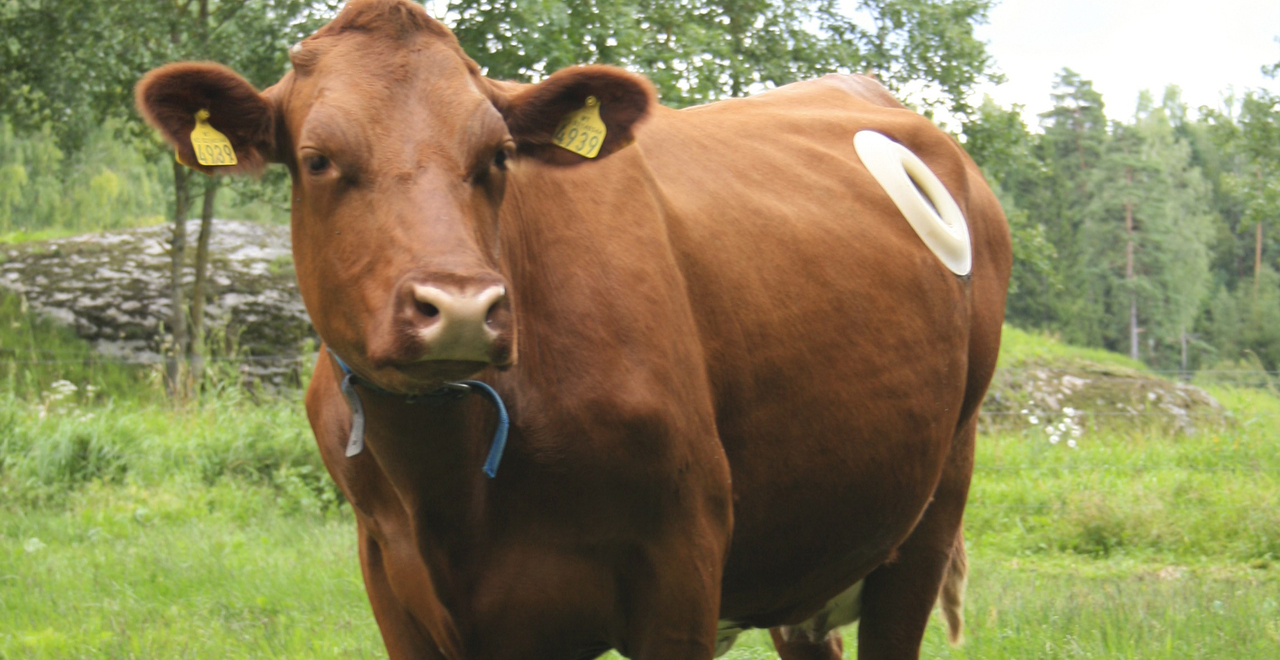
#> input picture visualization_test/dikke_koe.jpg, 1280 x 660 px
$ python utils.py
#> lines starting #> are read from the running program, lines starting #| are printed output that depends on the picture
import numpy as np

# Set seed for consistency in checks.
np.random.seed(42)

rnd_matrix = np.random.randint(0, high=10, size=(3,4, 2), dtype='l')


import cv2
import numpy as np
from matplotlib import pyplot as plt

img = cv2.imread('dikke_koe.jpg',0)
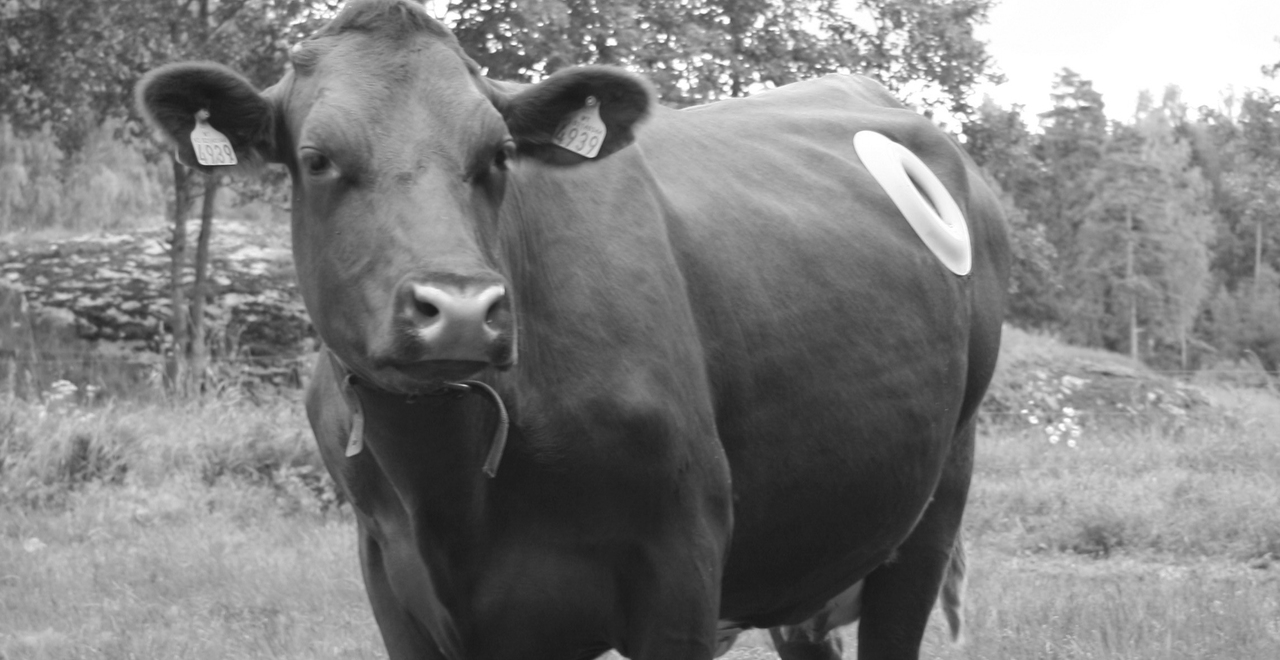
#> img: shape (660, 1280); min 22, max 255, mean 127.2
print(type(img))
#| <class 'numpy.ndarray'>
print(type(img[0]))
#| <class 'numpy.ndarray'>
print(type(img[0][0]))
#| <class 'numpy.uint8'>
print(img.shape)
#| (660, 1280)
equ = cv2.equalizeHist(img)
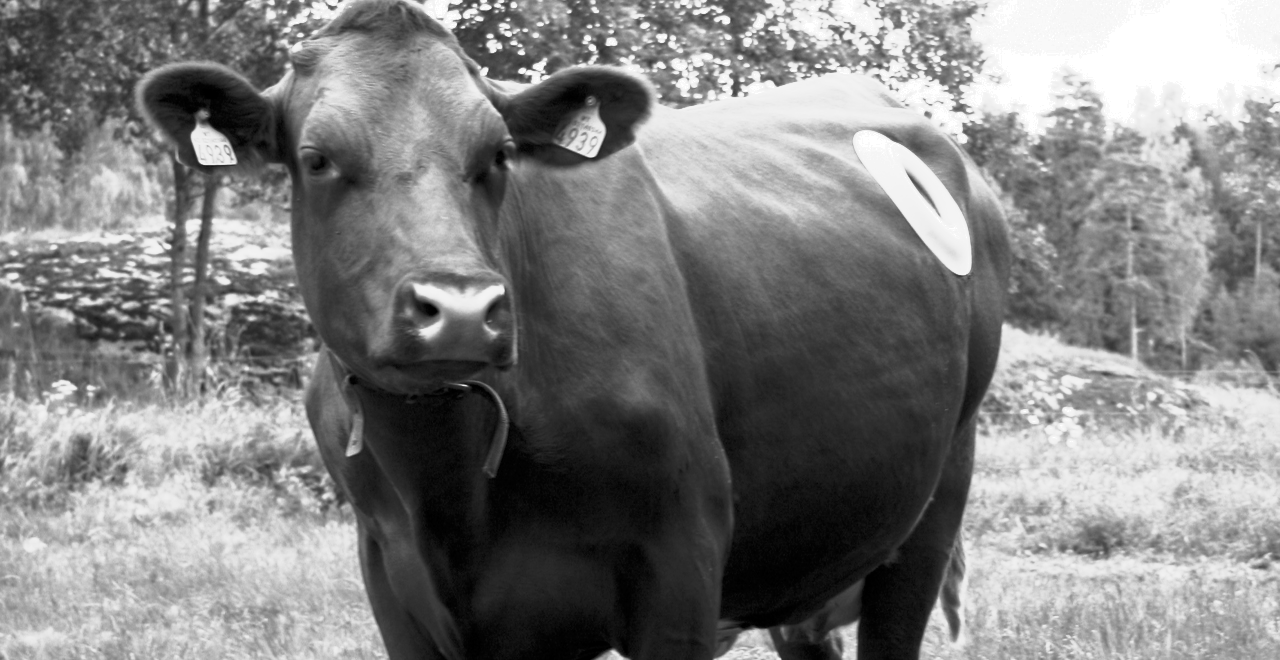
#> equ: shape (660, 1280); min 0, max 255, mean 128.3
# res = np.hstack((img,equ)) #stacking images side-by-side
# cv2.imwrite('res.png',res)tho
